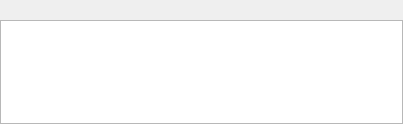
<?xml version="1.0" encoding="UTF-8"?>
<ui version="4.0">
 <class>DescriptionPanel</class>
 <widget class="QWidget" name="DescriptionPanel">
  <property name="geometry">
   <rect>
    <x>0</x>
    <y>0</y>
    <width>403</width>
    <height>124</height>
   </rect>
  </property>
  <property name="minimumSize">
   <size>
    <width>0</width>
    <height>80</height>
   </size>
  </property>
  <property name="windowTitle">
   <string notr="true">Form</string>
  </property>
  <layout class="QVBoxLayout" name="verticalLayout" stretch="0">
   <property name="spacing">
    <number>0</number>
   </property>
   <property name="margin">
    <number>0</number>
   </property>
   <item>
    <widget class="QFrame" name="DescriptionFrame">
     <property name="styleSheet">
      <string notr="true"/>
     </property>
     <property name="frameShape">
      <enum>QFrame::NoFrame</enum>
     </property>
     <property name="frameShadow">
      <enum>QFrame::Plain</enum>
     </property>
     <property name="lineWidth">
      <number>0</number>
     </property>
     <layout class="QVBoxLayout" name="verticalLayout_2">
      <property name="spacing">
       <number>0</number>
      </property>
      <property name="margin">
       <number>0</number>
      </property>
      <item>
       <widget class="QLabel" name="descriptionSiteLabel">
        <property name="styleSheet">
         <string notr="true">color: rgb(155, 155, 155);
font: 75 11pt &quot;MS Shell Dlg 2&quot;;
margin-left: 7px;
margin-top: 3px;
margin-bottom: 3px;</string>
        </property>
        <property name="text">
         <string/>
        </property>
        <property name="alignment">
         <set>Qt::AlignLeading|Qt::AlignLeft|Qt::AlignTop</set>
        </property>
       </widget>
      </item>
      <item>
       <widget class="QTextEdit" name="textEdit">
        <property name="sizePolicy">
         <sizepolicy hsizetype="Expanding" vsizetype="Expanding">
          <horstretch>0</horstretch>
          <verstretch>0</verstretch>
         </sizepolicy>
        </property>
        <property name="maximumSize">
         <size>
          <width>16777215</width>
          <height>16777215</height>
         </size>
        </property>
        <property name="styleSheet">
         <string notr="true"/>
        </property>
        <property name="readOnly">
         <bool>true</bool>
        </property>
       </widget>
      </item>
     </layout>
    </widget>
   </item>
  </layout>
  <zorder>DescriptionFrame</zorder>
  <zorder>descriptionSiteLabel</zorder>
  <zorder>textEdit</zorder>
 </widget>
 <resources>
  <include location="../../resources/resources.qrc"/>
 </resources>
 <connections/>
</ui>
